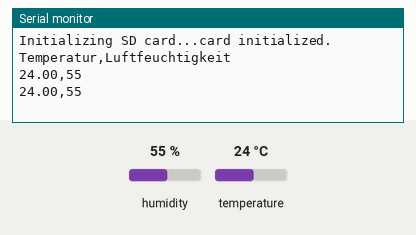
Recording of a sketch running on a simulated Arduino Uno, built with avr-gcc and run on an emulated ATmega328P. Parts: the last lines printed to the serial monitor. Inputs (shaded band) come from the test bench; at power-on: humidity 55 %, temperature 24 °C. The local clock reads 2024-03-15 10:24:30 at power-on unless the sketch sets it; storage starts empty.

Above: at 7.8 s.
7.9 s: humidity set to 22 %
At 12.8 s:
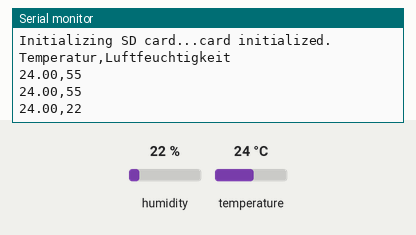
14.3 s: temperature set to 12 °C
At 18.0 s:
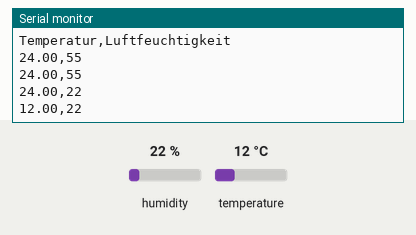
20.7 s: humidity set to 40 %
At 23.2 s:
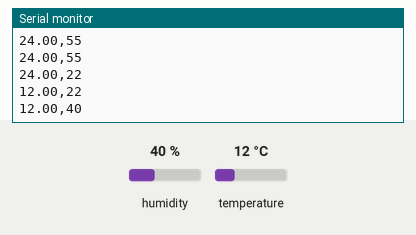
Timing chart, 0 to 24.7 s (numbered marks = the images above; inputs shaded):
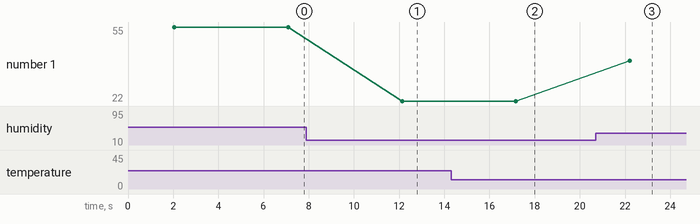

Measured:
- after the input at 7.9 s, the serial monitor: prints a new line after 4.2 s (image 1)
- after the input at 14.3 s, the serial monitor: prints a new line after 2.9 s (image 2)
- after the input at 20.7 s, the serial monitor: prints a new line after 1.5 s (image 3)
- plotted number 1: 55 → 22 after the input at 7.9 s, 22 → 40 after the input at 20.7 s

The sketch:

ard_sketch.ino
```cpp
//DHT Bibliothek laden
#include "DHT.h"
#include <OneWire.h>
#include <SPI.h>
#include <SD.h>
#include <Wire.h>
#include "RTClib.h"

// Konfiguration des DHT11 sensors
#define DHTPIN 2 //Sensor auf Pin 2
#define DHTTYPE DHT11
DHT dht(DHTPIN, DHTTYPE);

//cs or the save select pin from the sd shield is connected to 10.
const int shield_pin = 10;

float celsius;
RTC_DS1307 RTC;
File dataFile;
DateTime now;

void setup() {
  Serial.begin(9600); //Serielle Verbindung starten
  dht.begin(); //DHT11 Sensor starten

//setup clock
  Wire.begin();
  RTC.begin();
  //check if Real Time Clock is on
  if (! RTC.isrunning()) {
    Serial.println("RTC is NOT running!");
    // following line sets the RTC to the date & time this sketch was compiled
    // uncomment it & upload to set the time, date and start run the RTC!
    RTC.adjust(DateTime(__DATE__, __TIME__));
  }

  // see if the SD card is present and can be initialized:
  Serial.print("Initializing SD card...");
  if (!SD.begin(shield_pin)) {
    Serial.println("Card failed, or not present");
    // don't do anything more:
    return;
  }
  Serial.println("card initialized.");

  // write header into csv file
  dataFile = SD.open("arbeitszimmer.csv", FILE_WRITE);
  //dataFile = SD.open("küche.csv", FILE_WRITE);
  //dataFile = SD.open("schlafzimmer.csv", FILE_WRITE);
  //dataFile = SD.open("wohnzimmer.csv", FILE_WRITE);


  dataFile.print("Datum");
  dataFile.print(",");
  dataFile.print("Temperatur");
  dataFile.print(",");
  dataFile.println("Luftfeuchtigkeit");

  // doublecheck on serial monitor
  Serial.print("Temperatur");
  Serial.print(",");
  Serial.println("Luftfeuchtigkeit");

}

void loop() {

  delay(2000); //Zwei Sekunden Vorlaufzeit bis zur Messung (der Sensor ist etwas träge)


  int Luftfeuchtigkeit = dht.readHumidity(); //die Luftfeuchtigkeit auslesen und unter „Luftfeutchtigkeit“ speichern

  float Temperatur = dht.readTemperature();//die Temperatur auslesen und unter „Temperatur“ speichern
  //read the time
  now = RTC.now();


  Serial.print(Temperatur);
  Serial.print(",");
  Serial.println(Luftfeuchtigkeit);


  //open file to log data in.
  dataFile = SD.open("datalog.csv", FILE_WRITE);

  // if the file is available, write to it:
  // log the temperature and time.
  if (dataFile) {

    dataFile.print(now.month(),DEC);
    dataFile.print(" ");
    dataFile.print(now.day(),DEC);
    dataFile.print(" ");
    dataFile.print(now.hour(),DEC);
    dataFile.print(":");
    dataFile.print(now.minute(),DEC);
    dataFile.print(":");
    dataFile.print(now.second(),DEC);
    dataFile.print(" ");
    dataFile.print(now.year(),DEC);
    dataFile.print(",");
    dataFile.print(Temperatur);
    dataFile.print(",");
    dataFile.print(Luftfeuchtigkeit);
    dataFile.println(",");

    dataFile.close();
  }
  // if the file isn't open, pop up an error:
  else {
    Serial.println("error opening datalog.csv (SD card??)");
  }
  //delay(60000); // this will log the temperature every minute.
  delay(3000);


}
```
